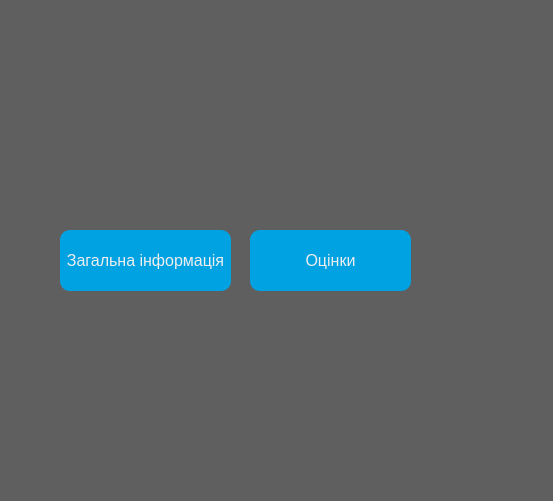
<?xml version="1.0" encoding="UTF-8"?>
<ui version="4.0">
 <class>Form</class>
 <widget class="QWidget" name="Form">
  <property name="geometry">
   <rect>
    <x>0</x>
    <y>0</y>
    <width>553</width>
    <height>501</height>
   </rect>
  </property>
  <property name="windowTitle">
   <string>Form</string>
  </property>
  <property name="styleSheet">
   <string notr="true">background-color: rgb(95, 95, 95);</string>
  </property>
  <widget class="QPushButton" name="infobutton">
   <property name="geometry">
    <rect>
     <x>60</x>
     <y>230</y>
     <width>171</width>
     <height>61</height>
    </rect>
   </property>
   <property name="styleSheet">
    <string notr="true">QPushButton {
	background-color: rgb(0, 162, 226);
	color: rgb(238, 238, 238);
	font-size:16px;
	border-radius: 10px;
}
QPushButton:hover{
    background-color: rgb(50, 130, 148);
}
QPushButton:pressed{
    background-color: rgb(145, 118, 148);
}</string>
   </property>
   <property name="text">
    <string>Загальна інформація</string>
   </property>
  </widget>
  <widget class="QPushButton" name="marksbutton">
   <property name="geometry">
    <rect>
     <x>250</x>
     <y>230</y>
     <width>161</width>
     <height>61</height>
    </rect>
   </property>
   <property name="styleSheet">
    <string notr="true">QPushButton {
	background-color: rgb(0, 162, 226);
	color: rgb(238, 238, 238);
	font-size:16px;
	border-radius: 10px;
}
QPushButton:hover{
    background-color: rgb(50, 130, 148);
}
QPushButton:pressed{
    background-color: rgb(145, 118, 148);
}</string>
   </property>
   <property name="text">
    <string>Оцінки</string>
   </property>
  </widget>
 </widget>
 <resources/>
 <connections/>
</ui>
